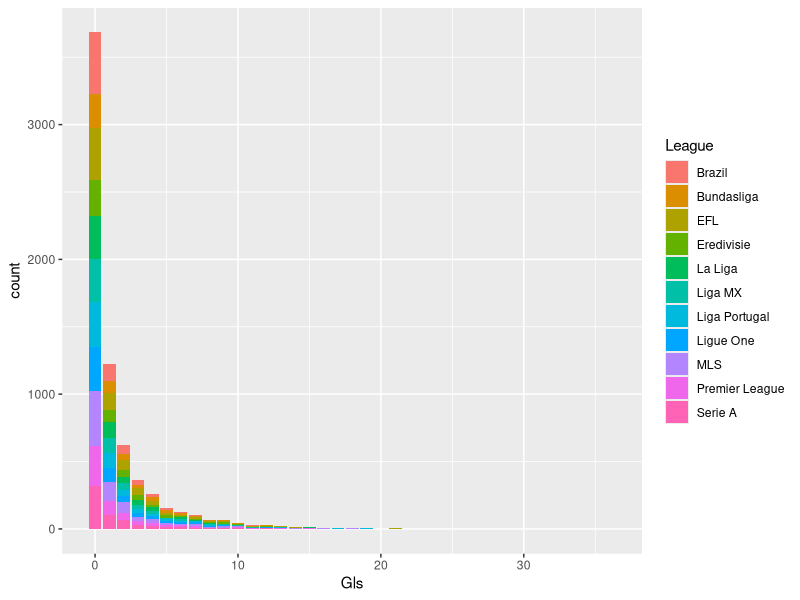
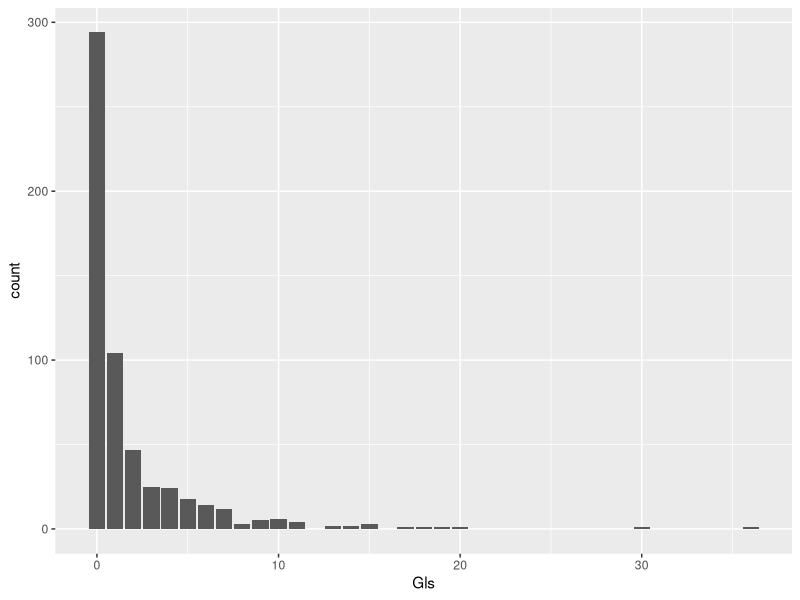

The R source for these figures, in order:
library(tidyverse)
library(ggplot2)
library(readr)


###

setwd("/home/rstudio/work")
getwd()
player_data_standard <- read.csv("source_data/player_data_standard.csv")

###



#we are going off of the assumption that Premier League is the best leage (or is it???)



#plotting data - goals per league 
Gls_Per_League <- player_data_standard %>%
  ggplot(aes(x = Gls, fill = League)) + geom_bar()

ggsave(Gls_Per_League, filename = "work/Figures/goals_p_league.jpeg", 
       dpi = 400, width = 5, height = 3.5)
       
Premier_Gls <- player_data_standard %>%
  filter(League == "Premier League") %>% ggplot(aes(x = Gls)) + geom_bar()

ggsave(Premier_Gls, filename = "work/Figures/PL_goals.jpeg", 
       dpi = 400, width = 5, height = 3.5)
